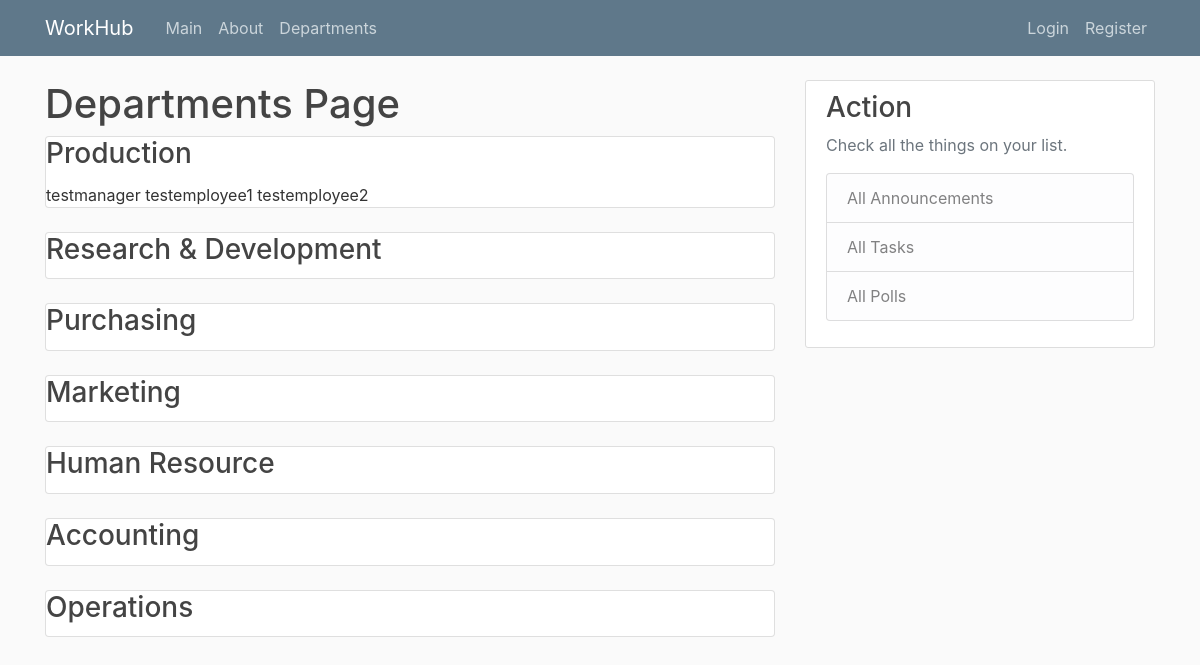
Before: /depts with the older database file.
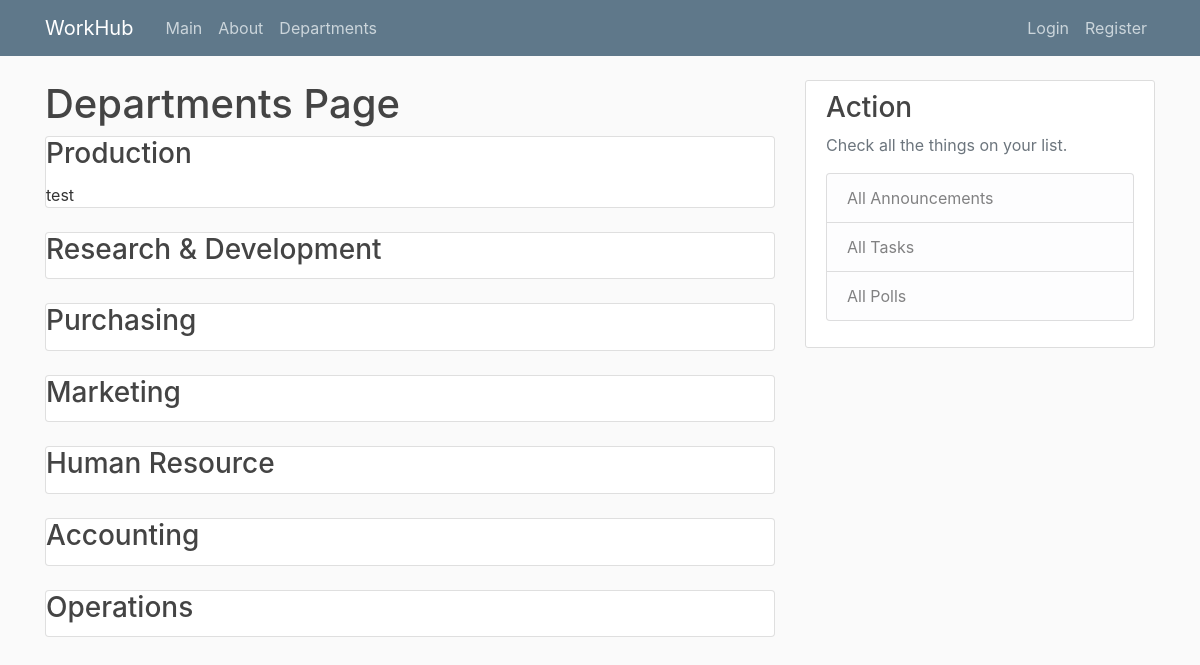
After: the same page with the newer database file.
### scheduler/models.py (models this page shows, shortened)
class User(db.Model, UserMixin):
    id = db.Column(db.Integer, primary_key=True)
    username = db.Column(db.String(20), unique=True, nullable=False)
    email = db.Column(db.String(120), unique=True, nullable=False)
    is_manager = db.Column(db.Boolean, nullable=False)
    dept = db.Column(db.String(60), nullable=False)
    image_file = db.Column(db.String(20), nullable=False, default='default.jpg')
    password = db.Column(db.String(60), nullable=False)
    announcement = db.relationship('Announcement', backref='author', lazy=True)
    poll = db.relationship('Poll', backref='author', lazy=True)
    task = db.relationship('Task', backref='author', lazy=True)

### scheduler/routes.py (the view)
@app.route("/depts", methods=['GET'])
def depts():
	depts = ['Production', 'RaD', 'Purchasing', 'Marketing','HR', 'Accounting', 'Operations']
	belong = [None] * 7
	for i in range(7):
		belong[i] = db.session.query(User.username).filter(User.dept == depts[i])
	return render_template('depts.html', title='Departments', depts=depts, belong=belong)

### scheduler/templates/depts.html
{% extends "layout.html" %}
{% block content %}
	<h1> Departments Page </h1>
	{% for i in range(7) %}
	<div class="card">
		<h3 class="card-title">
			{% if depts[i] == 'RaD' %}
				Research & Development
            {% elif depts[i] == 'HR' %}
                Human Resource
            {% else %}
                {{depts[i]}}
            {% endif %}
		</h3>
		<p class="card-text">
			{% for username in belong[i] %}
				{{username[0]}}
			{% endfor %}
		</p>
	</div>
	<br>
	{% endfor %}
{% endblock content  %}

Changed rows visible on the page:
removed User: username "testemployee1"
removed User: username "testemployee2"
changed User: username "testmanager" → "test"
